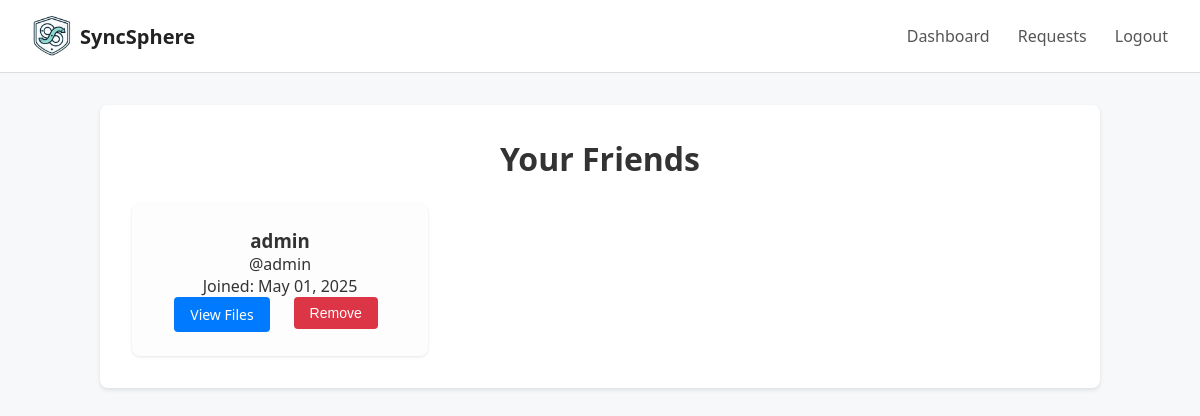
/friends/list (signed in), run on an earlier commit of the app's database.
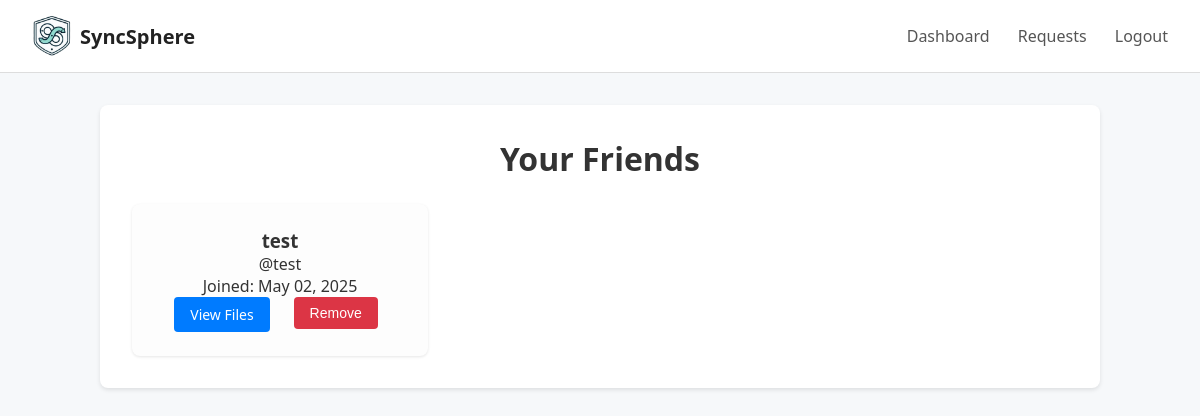
And on a later commit of the database.
### models.py (models this page shows, shortened)
class User(db.Model):
    id = db.Column(db.Integer, primary_key=True) #The id of the user.
    username = db.Column(db.String(80), unique=True, nullable=False) #The username.
    email = db.Column(db.String(120), unique=True, nullable=False) #The email of the user.
    password_hash = db.Column(db.String(128), nullable=False) #The hashed password of the user.
    created_at = db.Column(db.DateTime, default=datetime.now) #The creation date of the user.
    used_storage  = db.Column(db.Integer, nullable=False, default=0) #The used storage of the user.
    storage_quota = db.Column(db.Integer, nullable=False, default=1073741824) #The max storage of the user.

### friend_management_routes.py (the view)
@friends_bp.route('/list')
def list_friends():
    user = get_current_user()
    if not user:
        return redirect(url_for('auth.login'))
    friends = friend_manager.get_friends(user)
    return render_template('friends_list.html', friends=friends)

### friend_management.py (called while the page is built)
    def get_friends(self, user):
        fs = Friendship.query.filter_by(user_id=user.id).all()
        return [User.query.get(f.friend_id) for f in fs]

### friend_management_routes.py (called while the page is built)
def get_current_user():
    user_id = session.get('user_id')
    return User.query.get(user_id) if user_id else None

### templates/friends_list.html (shortened to what this page needs)
<!DOCTYPE html>
<html lang="en">
<head>
  <link rel="stylesheet" href="{{ url_for('static', filename='css/dashboard.css') }}">
</head>
<body>
  <header class="navbar">
    <div class="navbar-left">
      <a href="{{ url_for('dashboard') }}" class="logo-link" style="display:flex; align-items:center; text-decoration:none;">
        <img src="{{ url_for('static', filename='images/logo.png') }}"
             alt="SyncSphere Logo" class="logo">
        <span class="app-name">SyncSphere</span>
      </a>
    </div>
    <nav class="navbar-right">
      <a href="{{ url_for('dashboard') }}">Dashboard</a>
      <a href="{{ url_for('friends.view_requests') }}">Requests</a>
      <a href="{{ url_for('auth.logout') }}">Logout</a>
    </nav>
  </header>
  <main class="main-content">
    <section class="list-section">
      <h2>Your Friends</h2>
      {% if friends %}
        <div class="friends-grid">
          {% for friend in friends %}
            <div class="friend-card">
              <div class="friend-info">
                <h3>{{ friend.display_name or friend.username }}</h3>
                <p>@{{ friend.username }}</p>
                <p>Joined: {{ friend.created_at.strftime('%b %d, %Y') }}</p>
              </div>
              <div class="friend-actions">
                <a href="{{ url_for('friends.view_friend_files', username=friend.username) }}"
                   class="btn btn-download">View Files</a>
                <form action="{{ url_for('friends.remove', username=friend.username) }}"
                      method="post"
                      style="display:inline; margin-left:0.5rem;">
                  <button type="submit"
                          class="btn btn-remove"
                          onclick="return confirm('Remove friend?')">
                    Remove
                  </button>
                </form>
              </div>
            </div>
          {% endfor %}
        </div>
      {% else %}
        <p class="no-friends">You have no friends yet.</p>
      {% endif %}
    </section>
  </main>
</body>
</html>

### static/css/dashboard.css (style rules this page uses)
* { margin: 0; padding: 0; box-sizing: border-box; }
body { font-family: "Segoe UI", Tahoma, Geneva, Verdana, sans-serif; background-color: #f6f8fa; color: #333; }
.navbar { display: flex; align-items: center; justify-content: space-between; background-color: #fff; padding: 1rem 2rem; border-bottom: 1px solid #ddd; }
.navbar-left { display: flex; align-items: center; }
.logo { height: 40px; margin-right: 0.5rem; }
.app-name { font-size: 1.25rem; font-weight: 600; color: #222; }
.navbar-right a { margin-left: 1.5rem; text-decoration: none; color: #555; font-weight: 500; }
main { max-width: 1200px; margin: 2rem auto; padding: 0 2rem; }
.btn { display: inline-block; padding: 0.5rem 1rem; margin-right: 0.5rem; text-decoration: none; font-size: 0.875rem; border-radius: 4px; cursor: pointer; border: none; }
.btn-download { background-color: #007BFF; color: #fff; }
.btn-remove { background-color: #dc3545; color: #fff; }
.list-section { background-color: #fff; padding: 2rem; border-radius: 8px; max-width: 1000px; margin: 2rem auto; box-shadow: 0 2px 4px rgba(0,0,0,0.1); }
.list-section h2 { font-size: 2rem; margin-bottom: 1.5rem; text-align: center; }
.friends-grid { display: grid; grid-template-columns: repeat(auto-fill, minmax(240px,1fr)); gap: 1.5rem; }
.friend-card { background-color: #fdfdfd; padding: 1.5rem; border-radius: 8px; text-align: center; box-shadow: 0 1px 3px rgba(0,0,0,0.1); display: flex; flex-direction: column; align-items: center; }
.friend-actions { margin-top: auto; display: flex; gap: 0.5rem; }

What changed in the data, as far as the page shows it:
no longer on this page (row unchanged): User: username "admin", created_at "May 01, 2025"
added User: username "test", created_at "May 02, 2025"
